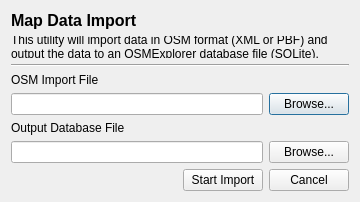
<?xml version="1.0" encoding="UTF-8"?>
<ui version="4.0">
 <class>MapDataImportDialog</class>
 <widget class="QDialog" name="MapDataImportDialog">
  <property name="geometry">
   <rect>
    <x>0</x>
    <y>0</y>
    <width>360</width>
    <height>202</height>
   </rect>
  </property>
  <property name="windowTitle">
   <string>Dialog</string>
  </property>
  <layout class="QVBoxLayout" name="verticalLayout">
   <item>
    <widget class="QLabel" name="label_4">
     <property name="font">
      <font>
       <pointsize>12</pointsize>
       <weight>75</weight>
       <bold>true</bold>
      </font>
     </property>
     <property name="text">
      <string>Map Data Import</string>
     </property>
    </widget>
   </item>
   <item>
    <widget class="QLabel" name="label_3">
     <property name="text">
      <string>This utility will import data in OSM format (XML or PBF) and output the data to an OSMExplorer database file (SQLite).</string>
     </property>
     <property name="wordWrap">
      <bool>true</bool>
     </property>
    </widget>
   </item>
   <item>
    <widget class="Line" name="line">
     <property name="orientation">
      <enum>Qt::Horizontal</enum>
     </property>
    </widget>
   </item>
   <item>
    <widget class="QLabel" name="label">
     <property name="text">
      <string>OSM Import File</string>
     </property>
    </widget>
   </item>
   <item>
    <layout class="QHBoxLayout" name="horizontalLayout">
     <item>
      <widget class="QLineEdit" name="lineEdit"/>
     </item>
     <item>
      <widget class="QPushButton" name="pushButton">
       <property name="text">
        <string>Browse...</string>
       </property>
      </widget>
     </item>
    </layout>
   </item>
   <item>
    <widget class="QLabel" name="label_2">
     <property name="text">
      <string>Output Database File</string>
     </property>
    </widget>
   </item>
   <item>
    <layout class="QHBoxLayout" name="horizontalLayout_2">
     <item>
      <widget class="QLineEdit" name="lineEdit_2"/>
     </item>
     <item>
      <widget class="QPushButton" name="pushButton_2">
       <property name="text">
        <string>Browse...</string>
       </property>
      </widget>
     </item>
    </layout>
   </item>
   <item>
    <spacer name="verticalSpacer">
     <property name="orientation">
      <enum>Qt::Vertical</enum>
     </property>
     <property name="sizeHint" stdset="0">
      <size>
       <width>20</width>
       <height>40</height>
      </size>
     </property>
    </spacer>
   </item>
   <item>
    <layout class="QHBoxLayout" name="horizontalLayout_3">
     <item>
      <spacer name="horizontalSpacer">
       <property name="orientation">
        <enum>Qt::Horizontal</enum>
       </property>
       <property name="sizeHint" stdset="0">
        <size>
         <width>40</width>
         <height>20</height>
        </size>
       </property>
      </spacer>
     </item>
     <item>
      <widget class="QPushButton" name="pushButton_3">
       <property name="text">
        <string>Start Import</string>
       </property>
      </widget>
     </item>
     <item>
      <widget class="QPushButton" name="pushButton_4">
       <property name="text">
        <string>Cancel</string>
       </property>
      </widget>
     </item>
    </layout>
   </item>
  </layout>
 </widget>
 <resources/>
 <connections/>
</ui>
